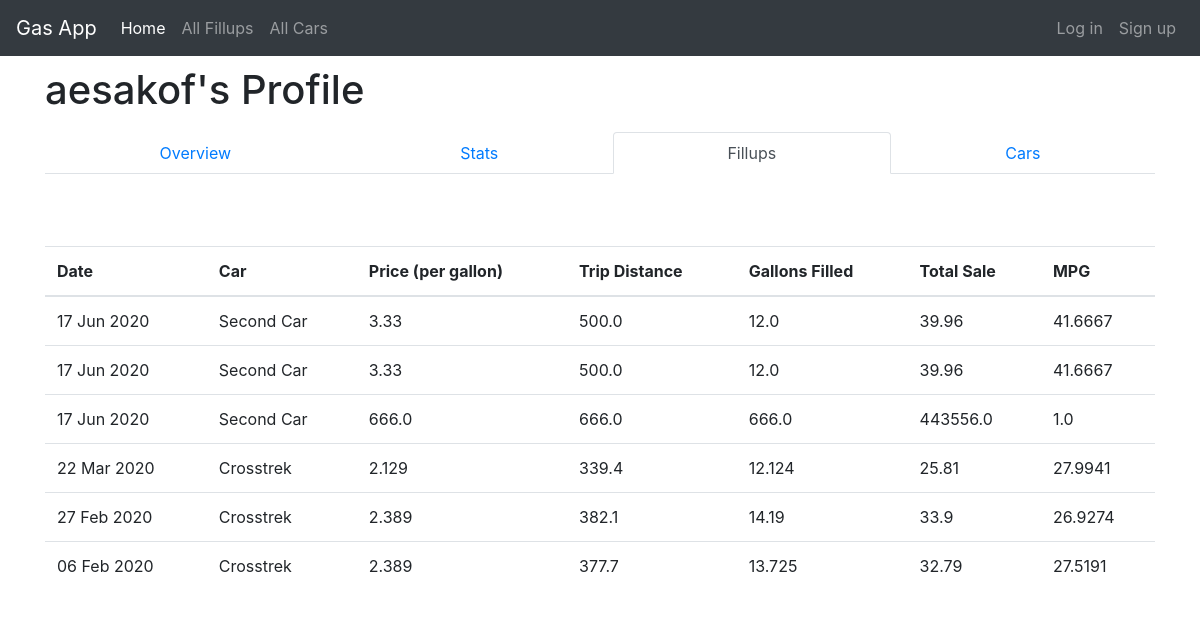
Page /profile/aesakof/fillups/ on the earlier database version.
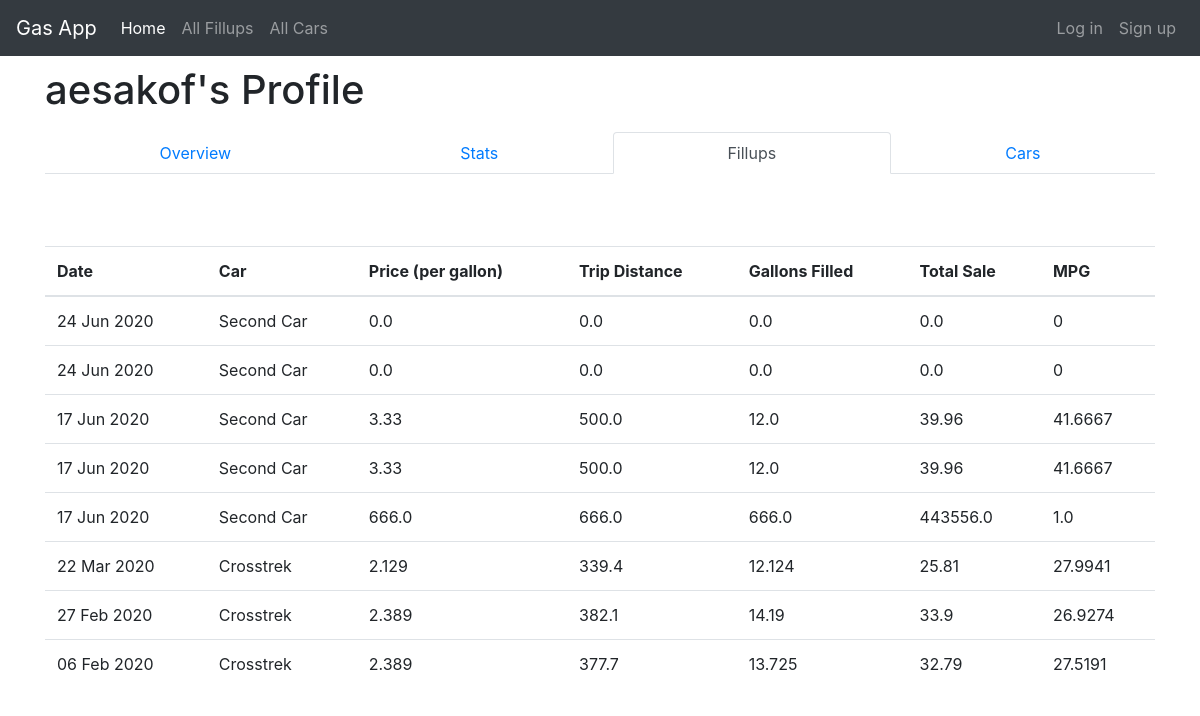
Same page on the later database version.
### fillups/models.py (models this page shows)
class Fillup(models.Model):
    username = models.ForeignKey(User,on_delete=models.CASCADE)
    date = models.DateField(default=date.today)
    price_per_gallon = models.FloatField(validators=[MinValueValidator(0.0)])
    trip_distance = models.FloatField(validators=[MinValueValidator(0.0)])
    gallons = models.FloatField(validators=[MinValueValidator(0.0)])
    car = models.ForeignKey('Car',on_delete=models.CASCADE)
    @property
    def total_sale(self):
        return round(self.price_per_gallon*self.gallons, 2)
    @property
    def mpg(self):
        if self.gallons == 0:
            return 0
        else:
            return round(self.trip_distance/self.gallons, 4)

class Car(models.Model):
    username = models.ForeignKey(User,on_delete=models.CASCADE)
    name = models.CharField(max_length=25)
    make = models.CharField(max_length=25)
    model = models.CharField(max_length=25)
    model_year = models.IntegerField(choices=MODEL_YEARS)
    status = models.CharField(max_length=10,choices=STATUS,default='Active')
    def __str__(self):
        return self.name

### fillups/views.py (the view)
# urls.py: path('profile/<str:username>/fillups/',views.UserFillupListView.as_view(),name='user_fillup_list'),
class UserFillupListView(ListView):
    template_name = 'fillups/user_fillup_list.html'
    model = Fillup
    context_object_name = 'user_fillup_list'
    ordering = ['-date']
    def get_queryset(self):
        usr = get_object_or_404(User, username=self.kwargs.get("username"))
        return Fillup.objects.filter(username=usr).order_by('-date')
    def get_context_data(self):
        usr = get_object_or_404(User, username=self.kwargs.get("username"))
        context = super(UserFillupListView,self).get_context_data(**self.kwargs)
        context['profile_name'] = usr.username
        return context

### fillups/templates/fillups/user_fillup_list.html (shortened to what this page needs)
{% extends 'base.html' %}
{% block content %}
<div class="centerstage">
  <h1>{{ profile_name }}'s Profile</h1>
  <nav class="nav nav-tabs nav-fill">
    <a class="nav-item nav-link" href="{% url 'fillups:user_profile' username=profile_name %}">Overview</a>
    <a class="nav-item nav-link" href="{% url 'fillups:user_stats' username=profile_name %}">Stats</a>
    <a class="nav-item nav-link active" href="{% url 'fillups:user_fillup_list' username=profile_name %}">Fillups</a>
    <a class="nav-item nav-link" href="{% url 'fillups:user_car_list' username=profile_name %}">Cars</a>
  </nav>
  <br>
  <br>
  <br>
  <table class="table">
    <thead>
      <tr>
        <th>Date</th>
        <th>Car</th>
        <th>Price (per gallon)</th>
        <th>Trip Distance</th>
        <th>Gallons Filled</th>
        <th>Total Sale</th>
        <th>MPG</th>
      </tr>
    </thead>
    <tbody>
      {% for fillup in user_fillup_list %}
        <div class="fillup">
          <tr>
            <td>{{ fillup.date|date:"d M Y"}}</td>
            <td>{{ fillup.car }}</td>
            <td>{{ fillup.price_per_gallon }}</td>
            <td>{{ fillup.trip_distance }}</td>
            <td>{{ fillup.gallons }}</td>
            <td>{{ fillup.total_sale }}</td>
            <td>{{ fillup.mpg }}</td>
          </tr>
        </div>
      {% endfor %}
    </tbody>
  </table>
</div>
{% endblock %}

Differences in the rows shown:
added Fillup: date "24 Jun 2020", car "Second Car", price_per_gallon "0.0", trip_distance "0.0", gallons "0.0", total_sale "0.0", mpg "0"
added Fillup: date "24 Jun 2020", car "Second Car", price_per_gallon "0.0", trip_distance "0.0", gallons "0.0", total_sale "0.0", mpg "0"
